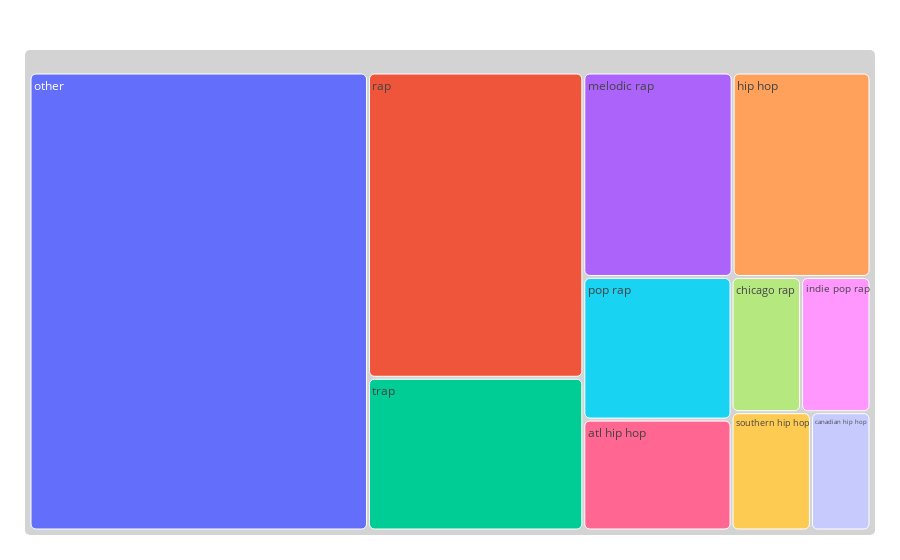

Source (notebook cell):
### Code cell
import plotly.express as px
# fig = px.treemap(short_df, path=[short_df.columns], values=short_df.values.flatten())
fig = px.treemap(short_df, path=[short_df.columns], values=short_df.select_dtypes(include=['float64', 'int64']).values.flatten())
fig.update_traces(root_color="lightgrey", marker=dict(cornerradius=5))
fig.update_layout(margin = dict(t=50, l=25, r=25, b=25))
fig.show()

### Figure 1 — Plotly figure (JSON) as saved in the notebook; plotly's stock layout.template omitted (floating-point values rounded to 4 significant figures)
{"data": [{"branchvalues": "total", "domain": {"x": [0, 1], "y": [0, 1]}, "hovertemplate": "labels=%{label}<br>value=%{value}<br>parent=%{parent}<br>id=%{id}<extra></extra>", "ids": ["atl hip hop", "canadian hip hop", "chicago rap", "hip hop", "indie pop rap", "melodic rap", "other", "pop rap", "rap", "southern hip hop", "trap"], "labels": ["atl hip hop", "canadian hip hop", "chicago rap", "hip hop", "indie pop rap", "melodic rap", "other", "pop rap", "rap", "southern hip hop", "trap"], "marker": {"cornerradius": 5}, "name": "", "parents": ["", "", "", "", "", "", "", "", "", "", ""], "root": {"color": "lightgrey"}, "type": "treemap", "values": [4.27, 1.83, 2.44, 7.32, 2.44, 7.93, 40.26, 5.49, 17.07, 2.44, 8.54]}], "layout": {"legend": {"tracegroupgap": 0}, "margin": {"b": 25, "l": 25, "r": 25, "t": 50}}}
